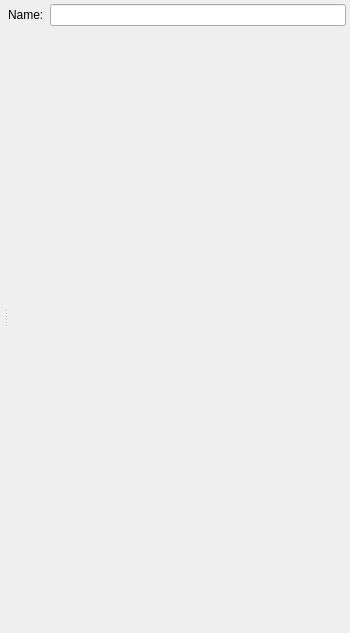
<?xml version="1.0" encoding="UTF-8"?>
<ui version="4.0">
 <class>Form</class>
 <widget class="QWidget" name="Form">
  <property name="geometry">
   <rect>
    <x>0</x>
    <y>0</y>
    <width>350</width>
    <height>633</height>
   </rect>
  </property>
  <property name="windowTitle">
   <string>Form</string>
  </property>
  <layout class="QVBoxLayout" name="verticalLayout_2">
   <property name="margin">
    <number>4</number>
   </property>
   <item>
    <widget class="QSplitter" name="splitter">
     <property name="orientation">
      <enum>Qt::Horizontal</enum>
     </property>
     <widget class="QWidget" name="layoutWidget">
      <layout class="QVBoxLayout" name="verticalLayout_3">
       <property name="margin">
        <number>0</number>
       </property>
       <item>
        <widget class="QWidget" name="myGeneralCanvas" native="true">
         <property name="sizePolicy">
          <sizepolicy hsizetype="MinimumExpanding" vsizetype="Fixed">
           <horstretch>0</horstretch>
           <verstretch>0</verstretch>
          </sizepolicy>
         </property>
         <property name="element_type" stdset="0">
          <string notr="true">general_canvas</string>
         </property>
        </widget>
       </item>
       <item>
        <widget class="QWidget" name="myDisplayCanvas" native="true">
         <property name="sizePolicy">
          <sizepolicy hsizetype="MinimumExpanding" vsizetype="MinimumExpanding">
           <horstretch>0</horstretch>
           <verstretch>0</verstretch>
          </sizepolicy>
         </property>
         <property name="minimumSize">
          <size>
           <width>0</width>
           <height>0</height>
          </size>
         </property>
         <property name="element_type" stdset="0">
          <string notr="true">display_widget_canvas</string>
         </property>
        </widget>
       </item>
      </layout>
     </widget>
     <widget class="QWidget" name="widget" native="true">
      <layout class="QVBoxLayout" name="verticalLayout">
       <property name="margin">
        <number>0</number>
       </property>
       <item>
        <layout class="QHBoxLayout" name="horizontalLayout">
         <item>
          <widget class="QLabel" name="short_name_label">
           <property name="text">
            <string>Name:</string>
           </property>
          </widget>
         </item>
         <item>
          <widget class="QLineEdit" name="short_name"/>
         </item>
        </layout>
       </item>
       <item>
        <spacer name="verticalSpacer">
         <property name="orientation">
          <enum>Qt::Vertical</enum>
         </property>
         <property name="sizeHint" stdset="0">
          <size>
           <width>20</width>
           <height>591</height>
          </size>
         </property>
        </spacer>
       </item>
      </layout>
     </widget>
    </widget>
   </item>
  </layout>
 </widget>
 <resources/>
 <connections/>
</ui>
